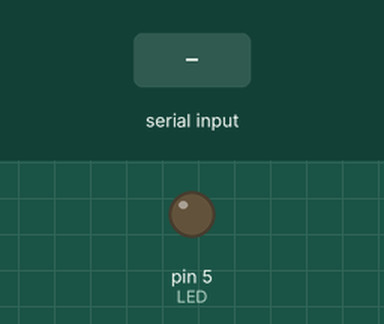
This sketch was run on a simulated Arduino Uno, built with avr-gcc and run on an emulated ATmega328P. Shown: output pins drawn as LEDs (lit = HIGH). The inputs (shaded band) are chosen by the test bench.

Above: at 1.2 s.
1.3 s: "Y" received over the second serial link
At 1.8 s:
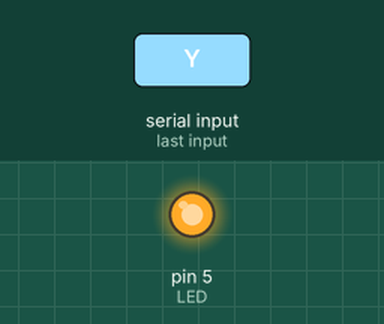
2.8 s: "N" received over the second serial link
At 4.2 s:
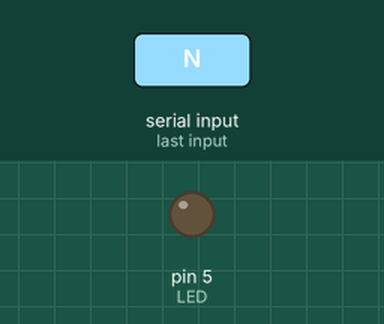
Timing chart, 0 to 5.8 s (numbered marks = the images above; inputs shaded):
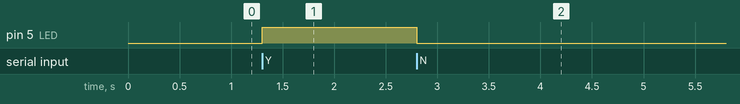

Measured:
- after the input at 1.3 s, pin 5 (LED): LOW → HIGH at once
- after the input at 2.8 s, pin 5 (LED): HIGH → LOW at once

The sketch:

LedOnOff.ino
```cpp
#include <SoftwareSerial.h>

#define RX  10
#define TX  11
#define LED 5


SoftwareSerial mySerial(RX, TX);


char data;

void setup() {
  pinMode(LED, OUTPUT);
  Serial.begin(9600);
  mySerial.begin(9600);
  data = 0;
}

void loop()
{
  if (mySerial.available())
  {
    // data received from UNITY
    data = mySerial.read();

    switch(data)
    {
      case 'Y':
        digitalWrite(LED, HIGH);
        mySerial.print('1'); //send feedback to unity
        break;
      case 'N':
        digitalWrite(LED, LOW);
        mySerial.print('0');  //send feedback to unity
        break;
    }
  }
}
```
